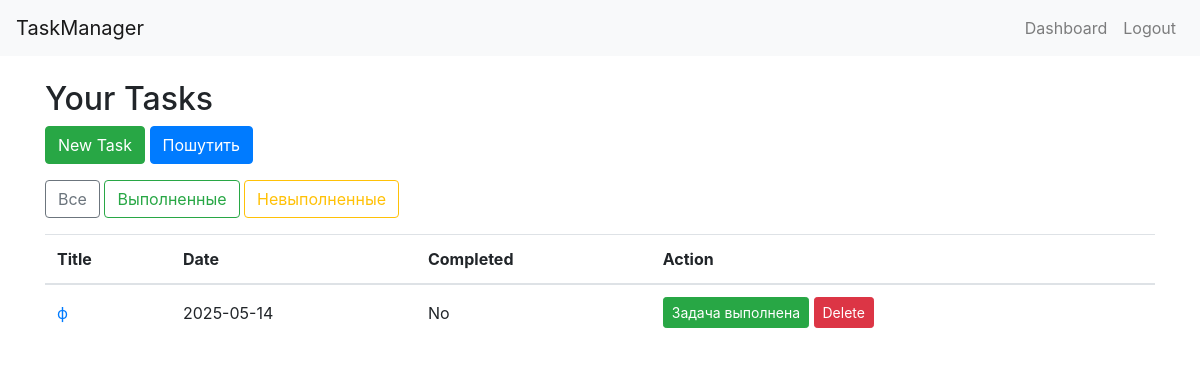
The page /dashboard (signed in) on the database as committed earlier.
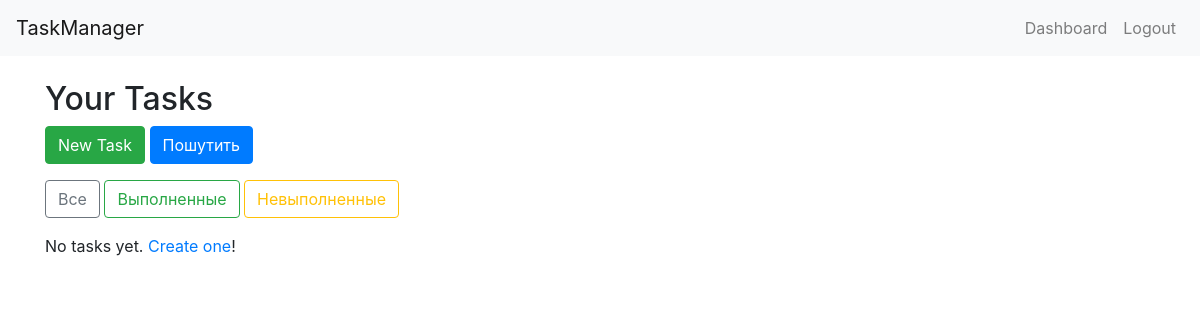
The same page on the database as committed later.
### app/models.py (models this page shows, shortened)
class Task(db.Model):
    id = db.Column(db.Integer, primary_key=True)
    title = db.Column(db.String(128), nullable=False)
    description = db.Column(db.Text)
    timestamp = db.Column(db.DateTime, index=True, default=datetime.utcnow)
    completed = db.Column(db.Boolean, default=False)
    user_id = db.Column(db.Integer, db.ForeignKey('user.id'))
    attachment = db.Column(db.String(256))

### app/tasks.py (the view)
@bp.route('/dashboard')
@login_required
def dashboard():
    status = request.args.get('status')
    delete_form = EmptyForm()
    query = Task.query.filter_by(owner=current_user)
    if status == 'completed':
        query = query.filter_by(completed=True)
    elif status == 'incomplete':
        query = query.filter_by(completed=False)
    tasks = query.order_by(Task.timestamp.desc()).all()
    return render_template('dashboard.html', tasks=tasks, delete_form=delete_form)

### app/models.py (called while the page is built)
@login_manager.user_loader
def load_user(user_id):
    return User.query.get(int(user_id))

### app/templates/dashboard.html (shortened to what this page needs)
{% extends 'base.html' %}
{% block content %}
  <h2>Your Tasks</h2>
  <a href="{{ url_for('tasks.new_task') }}" class="btn btn-success mb-3">New Task</a>
  <a href="{{ url_for('tasks.joke') }}" class="btn btn-primary mb-3">Пошутить</a>
  <div class="mb-3">
    <a href="{{ url_for('tasks.dashboard') }}" class="btn btn-outline-secondary">Все</a>
    <a href="{{ url_for('tasks.dashboard', status='completed') }}" class="btn btn-outline-success">Выполненные</a>
    <a href="{{ url_for('tasks.dashboard', status='incomplete') }}" class="btn btn-outline-warning">Невыполненные</a>
  </div>
  {% if tasks %}
    <table class="table">
      <thead><tr><th>Title</th><th>Date</th><th>Completed</th><th>Action</th></tr></thead>
      <tbody>
        {% for task in tasks %}
        <tr>
          <td><a href="{{ url_for('tasks.task_detail', id=task.id) }}">{{ task.title }}</a></td>
          <td>{{ task.timestamp.strftime('%Y-%m-%d') }}</td>
          <td>{{ 'Yes' if task.completed else 'No' }}</td>
          <td>
            {% if not task.completed %}
            <form method="post" action="{{ url_for('tasks.complete_task', id=task.id) }}" style="display:inline">
              <button class="btn btn-success btn-sm">Задача выполнена</button>
            </form>
            {% else %}
              <span class="text-muted">Готово</span>
            {% endif %}
            <form method="post" action="{{ url_for('tasks.delete_task', id=task.id) }}" style="display:inline">
              <button class="btn btn-danger btn-sm">Delete</button>
            </form>
          </td>
        </tr>
        {% endfor %}
      </tbody>
    </table>
  {% else %}
    <p>No tasks yet. <a href="{{ url_for('tasks.new_task') }}">Create one</a>!</p>
  {% endif %}
{% endblock %}

### app/templates/base.html (shortened to what this page needs)
<!doctype html>
<html lang="en">
  <head>
    <link href="https://cdn.jsdelivr.net/npm/bootstrap@4.6.0/dist/css/bootstrap.min.css" rel="stylesheet">
    <link href="{{ url_for('static', filename='css/styles.css') }}" rel="stylesheet">
  </head>
  <body>
    <nav class="navbar navbar-expand-lg navbar-light bg-light">
      <a class="navbar-brand" href="{{ url_for('tasks.dashboard') }}">TaskManager</a>
      <div class="collapse navbar-collapse">
        <ul class="navbar-nav ml-auto">
          {% if current_user.is_authenticated %}
          <li class="nav-item"><a class="nav-link" href="{{ url_for('tasks.dashboard') }}">Dashboard</a></li>
          <li class="nav-item"><a class="nav-link" href="{{ url_for('auth.logout') }}">Logout</a></li>
          {% else %}
          <li class="nav-item"><a class="nav-link" href="{{ url_for('auth.login') }}">Login</a></li>
          <li class="nav-item"><a class="nav-link" href="{{ url_for('auth.register') }}">Register</a></li>
          {% endif %}
        </ul>
      </div>
    </nav>
    <div class="container mt-4">
      {% block content %}{% endblock %}
    </div>
  </body>
</html>

### app/static/css/styles.css (style rules this page uses)
body { padding-bottom: 20px; }

Rows that differ between the two databases and show on the page:
removed Task: title "ф", timestamp "2025-05-14", completed "No"
Other text that changed with them:
text no longer shown: "Title Date Completed Action"
text now shown: "No tasks yet. Create one !"
